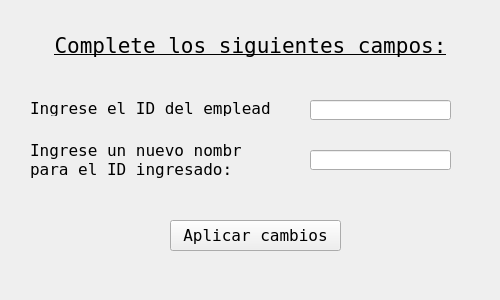
<?xml version="1.0" encoding="UTF-8"?>
<ui version="4.0">
 <class>update_nombre_window</class>
 <widget class="QMainWindow" name="update_nombre_window">
  <property name="geometry">
   <rect>
    <x>0</x>
    <y>0</y>
    <width>500</width>
    <height>300</height>
   </rect>
  </property>
  <property name="minimumSize">
   <size>
    <width>500</width>
    <height>300</height>
   </size>
  </property>
  <property name="maximumSize">
   <size>
    <width>500</width>
    <height>300</height>
   </size>
  </property>
  <property name="font">
   <font>
    <family>Fixedsys</family>
    <pointsize>12</pointsize>
   </font>
  </property>
  <property name="windowTitle">
   <string>BD Empleados v2.0</string>
  </property>
  <widget class="QWidget" name="centralwidget">
   <widget class="QLabel" name="upd_name_maintitle">
    <property name="geometry">
     <rect>
      <x>0</x>
      <y>30</y>
      <width>501</width>
      <height>31</height>
     </rect>
    </property>
    <property name="font">
     <font>
      <family>Fixedsys</family>
      <pointsize>16</pointsize>
      <weight>50</weight>
      <italic>false</italic>
      <bold>false</bold>
      <underline>true</underline>
     </font>
    </property>
    <property name="text">
     <string>Complete los siguientes campos:</string>
    </property>
    <property name="textFormat">
     <enum>Qt::AutoText</enum>
    </property>
    <property name="alignment">
     <set>Qt::AlignCenter</set>
    </property>
   </widget>
   <widget class="QLabel" name="idempleado_label">
    <property name="geometry">
     <rect>
      <x>30</x>
      <y>100</y>
      <width>241</width>
      <height>16</height>
     </rect>
    </property>
    <property name="font">
     <font>
      <family>Fixedsys</family>
     </font>
    </property>
    <property name="text">
     <string>Ingrese el ID del empleado:</string>
    </property>
   </widget>
   <widget class="QLabel" name="upd_name_label">
    <property name="geometry">
     <rect>
      <x>30</x>
      <y>140</y>
      <width>211</width>
      <height>41</height>
     </rect>
    </property>
    <property name="font">
     <font>
      <family>Fixedsys</family>
     </font>
    </property>
    <property name="text">
     <string>&lt;html&gt;&lt;head/&gt;&lt;body&gt;&lt;p&gt;Ingrese un nuevo nombre&lt;br/&gt;para el ID ingresado:&lt;/p&gt;&lt;/body&gt;&lt;/html&gt;</string>
    </property>
   </widget>
   <widget class="QPushButton" name="save_button">
    <property name="geometry">
     <rect>
      <x>170</x>
      <y>220</y>
      <width>171</width>
      <height>31</height>
     </rect>
    </property>
    <property name="text">
     <string>Aplicar cambios</string>
    </property>
    <property name="autoDefault">
     <bool>false</bool>
    </property>
    <property name="default">
     <bool>false</bool>
    </property>
   </widget>
   <widget class="QLineEdit" name="id_entry">
    <property name="geometry">
     <rect>
      <x>310</x>
      <y>100</y>
      <width>141</width>
      <height>20</height>
     </rect>
    </property>
    <property name="maxLength">
     <number>3</number>
    </property>
    <property name="clearButtonEnabled">
     <bool>true</bool>
    </property>
   </widget>
   <widget class="QLineEdit" name="upd_name_entry">
    <property name="geometry">
     <rect>
      <x>310</x>
      <y>150</y>
      <width>141</width>
      <height>20</height>
     </rect>
    </property>
    <property name="maxLength">
     <number>20</number>
    </property>
    <property name="clearButtonEnabled">
     <bool>true</bool>
    </property>
   </widget>
  </widget>
 </widget>
 <resources/>
 <connections/>
</ui>
